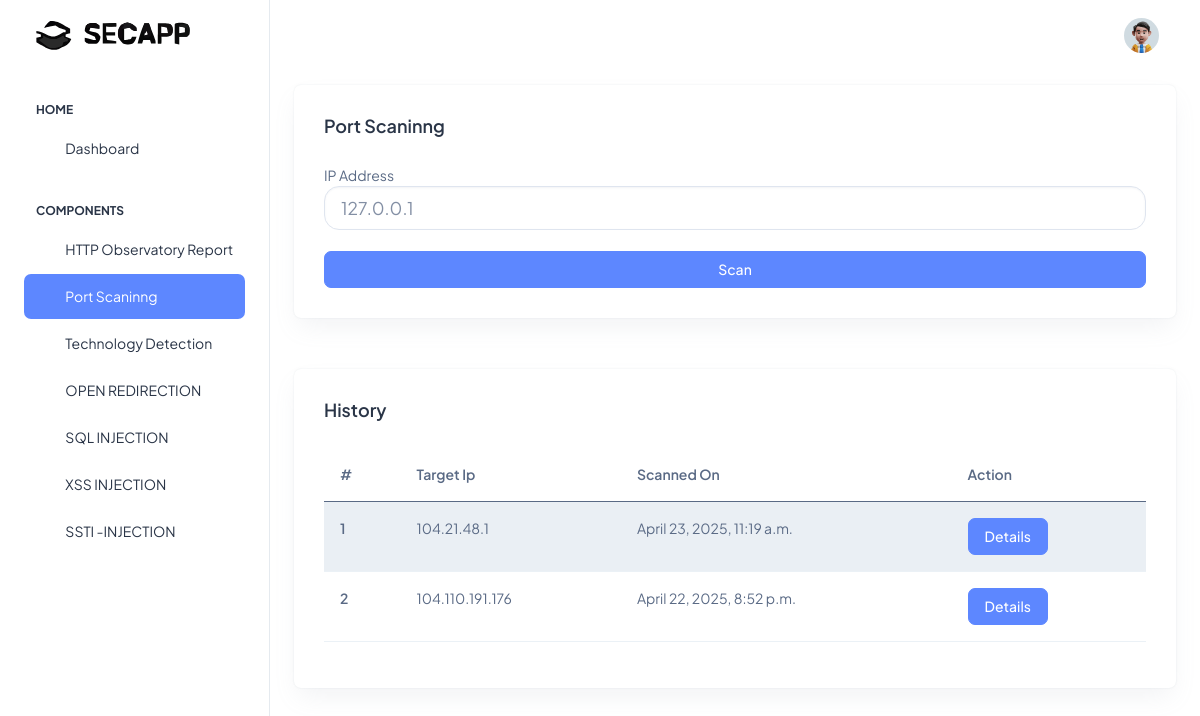
/scan/port/ (signed in), run on the app's committed database.
### scan/models.py (models this page shows, shortened)
class PortScan(models.Model):
    user = models.ForeignKey(User, on_delete=models.CASCADE)
    target_ip = models.GenericIPAddressField()
    ports = models.JSONField()
    created_on = models.DateTimeField(auto_now_add=True)

### scan/views.py (the view, shortened to what this page needs)
# urls.py: path('port/', port_scan, name='port'),
@login_required
def port_scan(request):
    return render(request, 'port_scan.html', {
        "results": PortScan.objects.filter(user=request.user).order_by('-created_on')
    })

### templates/port_scan.html (shortened to what this page needs)
{% extends 'base.html'%}
{% load static %}
{% block content %}
      <div class="container-fluid">
        <div class="row">
          <div class="col-lg-20 d-flex align-items-strech">
            <div class="card w-100">
              <div class="card-body">
                <div class="d-sm-flex d-block align-items-center justify-content-between mb-9">
                  <div class="mb-3 mb-sm-0">
                    <h5 class="card-title fw-semibold">Port Scaninng</h5>
                  </div>
                </div>
                <div>
                  <form method="POST" action="{% url 'port' %}">
                    <div class="form-group">
                      <label for="exampleInputPassword1">IP Address</label>
                      <input type="text" name='ip' class="form-control form-control-lg" placeholder="127.0.0.1">
                    </div>
                    <br>
                    <div class="btn-group d-flex" role="group">
                      <button type="submit" class="btn btn-primary">Scan</button>
                    </div>
                  </form>
                </div>
              </div>
            </div>
          </div>
        </div>
      <br>
      <div class="row">
        <div class="col-lg-20 d-flex align-items-strech">
          <div class="card w-100">
            <div class="card-body">
              <div class="d-sm-flex d-block align-items-center justify-content-between mb-9">
                <div class="mb-3 mb-sm-0">
                  <h5 class="card-title fw-semibold">History</h5>
                </div>
              </div>
              {% if results %}
              <table class="table table-striped">
                <thead>
                  <tr>
                    <th scope="col">#</th>
                    <th scope="col">Target Ip</th>
                    <th scope="col">Scanned On</th>
                    <th scope="col">Action</th>
                  </tr>
                </thead>
                <tbody>
                 {% for result in results %}
                  <tr>
                    <th scope="row"> {{forloop.counter}} </th>
                    <td>{{result.target_ip}}</td>
                    <td>{{result.created_on}}</td>
                    <td>
                      <a class="btn btn-primary" data-bs-toggle="modal" href="#exampleModalToggle" role="button">Details</a>
                      </div>
                  {% endfor %}
              {% else %}
                <div class="alert alert-info" role="alert">
                  No history found
                </div>
                {% endif %}
            </div>
          </div>
        </div>
      </div>
        {% endblock %}

### data on the page
PortScan: target_ip "104.21.48.1", created_on "April 23, 2025, 11:19 a.m."
PortScan: target_ip "104.110.191.176", created_on "April 22, 2025, 8:52 p.m."
